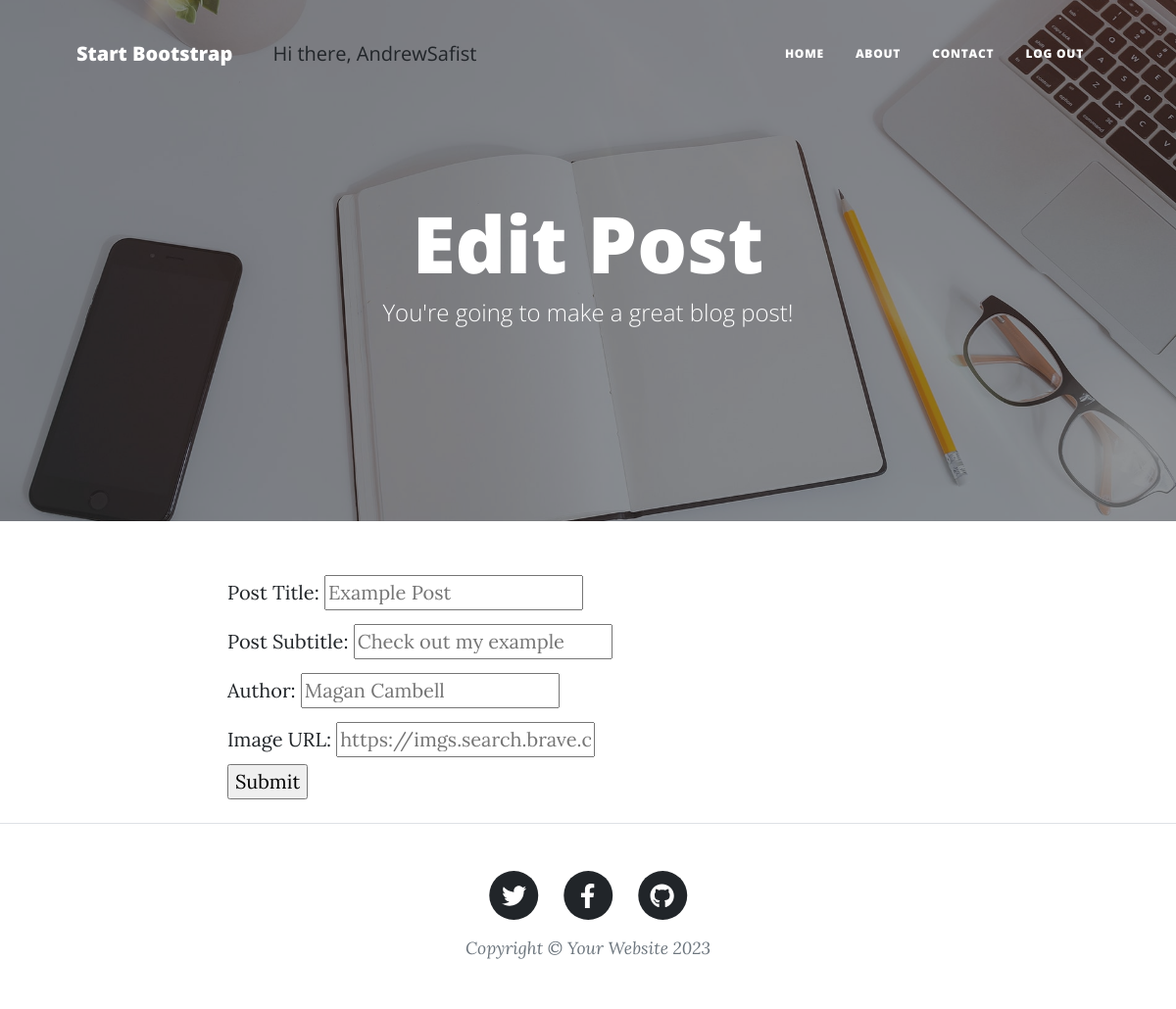
/edit/1 (signed in), run on the app's committed database.
### tables this page shows
CREATE TABLE blog_post (id INTEGER NOT NULL, title VARCHAR (250) NOT NULL, date VARCHAR (250) NOT NULL, body TEXT NOT NULL, author VARCHAR (250) NOT NULL, img_url VARCHAR (250) NOT NULL, subtitle VARCHAR (250) NOT NULL, PRIMARY KEY (id), UNIQUE (title));

### main.py (the view)
@app.route('/edit/<pid>')
def edit(pid):
    if 'name' in session and session['name'] == 'AndrewSafist':
        conn = sqlite3.connect('./instance/posts.db')
        conn.row_factory = sqlite3.Row
        cur = conn.cursor()
        cur.execute(f'SELECT * FROM blog_post WHERE id = {pid}')
        values = cur.fetchone()
        print(dict(values))
        conn.close()
        return render_template('edit.html', post=dict(values), pid=pid)
    else:
        return 'Unauthorized.'

### templates/edit.html (shortened to what this page needs)
{% block content %} {% include "header.html" %}
<header
  class="masthead"
  style="background-image: url('../static/assets/img/edit-bg.jpg')"
>
  <div class="container position-relative px-4 px-lg-5">
    <div class="row gx-4 gx-lg-5 justify-content-center">
      <div class="col-md-10 col-lg-8 col-xl-7">
        <div class="page-heading">
          <h1>Edit Post</h1>
          <span class="subheading"
            >You're going to make a great blog post!</span
          >
        </div>
      </div>
    </div>
  </div>
</header>
<main class="mb-4">
  <div class="container">
    <div class="row">
      <div class="col-lg-8 col-md-10 mx-auto">
        <form action="/modify/{{ pid }}" method="post">
          <label>Post Title:</label>
          <input type="text" name="title" id="title" required placeholder="{{ post['title'] }}">
          <br>
          <label>Post Subtitle:</label>
          <input type="text" name="subtitle" required placeholder="{{ post['subtitle'] }}">
          <br>
          <label>Author:</label>
          <input type="text" name="author" required placeholder="{{ post['author'] }}">
          <br>
          <label>Image URL:</label>
          <input type="url" name="url" required placeholder="{{ post['img_url'] }}">
          <br>
          <input type="submit">
        </form>
      </div>
    </div>
  </div>
</main>
{% include "footer.html" %} {% endblock %}

### data on the page
blog_post: title "Example Post", subtitle "Check out my example", author "Magan Cambell", url "https://imgs.search.brave.com/BW__i2u-_aUDX7WcqOc0ZZIrdXUDN73s-jcnwRqSN8k/rs:fit:1024:704:1/g:ce/aHR0cHM6Ly9zdGF0/aWMwMS5ueXQuY29t/L2ltYWdlcy8yMDEx/LzAxLzE0L2FydHMv/MTRNT1ZJTkctc3Bh/bi9NT1ZJTkctanVt/Ym8uanBn"

### other printed values
{{ session['name'] }} "AndrewSafist"
